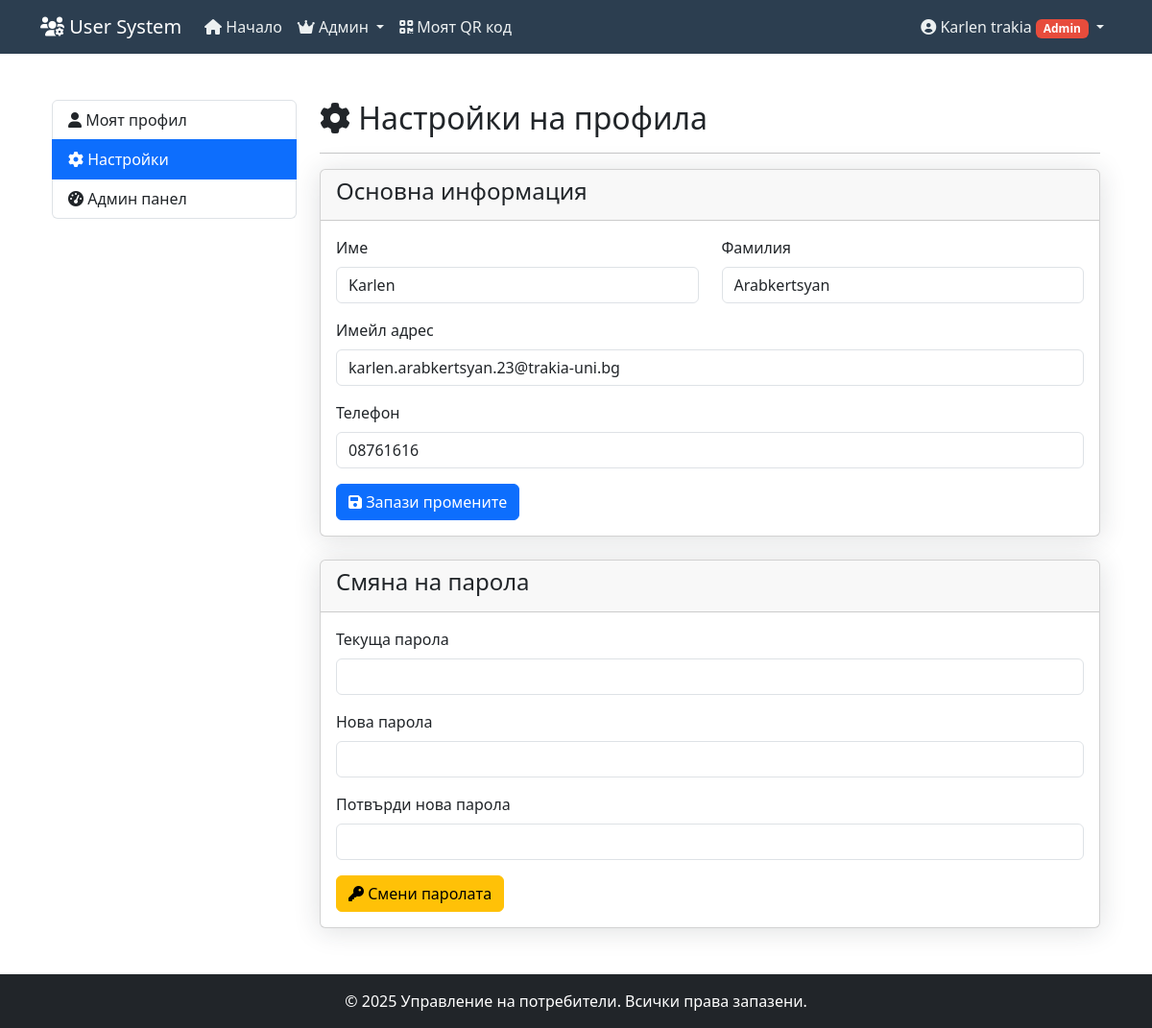
The app's page /admin/settings.php (signed in) with its own data.
### tables this page shows
CREATE TABLE IF NOT EXISTS `users` (
  `id` int NOT NULL AUTO_INCREMENT,
  `user` varchar(50) NOT NULL,
  `password` varchar(255) NOT NULL,
  `email` varchar(100) NOT NULL,
  `first_name` varchar(50) NOT NULL,
  `last_name` varchar(50) NOT NULL,
  `phone` varchar(20) DEFAULT NULL,
  `role` enum('user','admin') DEFAULT 'user',
  `created_at` timestamp NULL DEFAULT CURRENT_TIMESTAMP,
  `updated_at` timestamp NULL DEFAULT CURRENT_TIMESTAMP ON UPDATE CURRENT_TIMESTAMP,
  `birth_date` int NOT NULL,
  PRIMARY KEY (`id`),
  UNIQUE KEY `username` (`user`),
  UNIQUE KEY `email` (`email`)
);

### includes/auth.php (called while the page is built, shortened)
<?php
function isLoggedIn() {
    return !empty($_SESSION['logged_in']);
}
function isAdmin() {
    return isLoggedIn() && $_SESSION['user_role'] === 'admin';
}
?>

### admin/settings.php (the view, shortened to what this page needs)
<?php
require_once __DIR__ . '/../includes/auth.php';
require_once __DIR__ . '/../includes/db.php';
$user_id = $_SESSION['user_id'];
$stmt = $conn->prepare("SELECT * FROM users WHERE id = ?");
$stmt->bind_param("i", $user_id);
$stmt->execute();
$user = $stmt->get_result()->fetch_assoc();
require_once __DIR__ . '/../includes/header.php';
?>
<div class="container mt-5">
    <div class="row">
        <div class="col-md-3">
            <div class="list-group">
                <a href="/Trakia/profile.php" class="list-group-item list-group-item-action">
                    <i class="fas fa-user"></i> Моят профил
                </a>
                <a href="settings.php" class="list-group-item list-group-item-action active">
                    <i class="fas fa-cog"></i> Настройки
                </a>
                <?php if (isAdmin()): ?>
                <a href="dashboard.php" class="list-group-item list-group-item-action">
                    <i class="fas fa-tachometer-alt"></i> Админ панел
                </a>
                <?php endif; ?>
            </div>
        </div>
        <div class="col-md-9">
            <h2><i class="fas fa-cog"></i> Настройки на профила</h2>
            <hr>
            <div class="card mb-4">
                <div class="card-header">
                    <h4>Основна информация</h4>
                </div>
                <div class="card-body">
                    <form method="POST">
                        <div class="row mb-3">
                            <div class="col-md-6">
                                <label for="first_name" class="form-label">Име</label>
                                <input type="text" class="form-control" id="first_name" name="first_name"
                                       value="<?= htmlspecialchars($user['first_name'] ?? '') ?>" required>
                            </div>
                            <div class="col-md-6">
                                <label for="last_name" class="form-label">Фамилия</label>
                                <input type="text" class="form-control" id="last_name" name="last_name"
                                       value="<?= htmlspecialchars($user['last_name'] ?? '') ?>" required>
                            </div>
                        </div>
                        <div class="mb-3">
                            <label for="email" class="form-label">Имейл адрес</label>
                            <input type="email" class="form-control" id="email" name="email"
                                   value="<?= htmlspecialchars($user['email'] ?? '') ?>" required>
                        </div>
                        <div class="mb-3">
                            <label for="phone" class="form-label">Телефон</label>
                            <input type="tel" class="form-control" id="phone" name="phone"
                                   value="<?= htmlspecialchars($user['phone'] ?? '') ?>">
                        </div>
                        <button type="submit" name="update_profile" class="btn btn-primary">
                            <i class="fas fa-save"></i> Запази промените
                        </button>
                    </form>
                </div>
            </div>
            <div class="card">
                <div class="card-header">
                    <h4>Смяна на парола</h4>
                </div>
                <div class="card-body">
                    <form method="POST">
                        <div class="mb-3">
                            <label for="current_password" class="form-label">Текуща парола</label>
                            <input type="password" class="form-control" id="current_password" name="current_password" required>
                        </div>
                        <div class="mb-3">
                            <label for="new_password" class="form-label">Нова парола</label>
                            <input type="password" class="form-control" id="new_password" name="new_password" required>
                        </div>
                        <div class="mb-3">
                            <label for="confirm_password" class="form-label">Потвърди нова парола</label>
                            <input type="password" class="form-control" id="confirm_password" name="confirm_password" required>
                        </div>
                        <button type="submit" name="change_password" class="btn btn-warning">
                            <i class="fas fa-key"></i> Смени паролата
                        </button>
                    </form>
                </div>
            </div>
        </div>
    </div>
</div>
<?php require_once __DIR__ . '/../includes/footer.php'; ?>

### includes/header.php (style rules this page uses)
.list-group-item.active { background-color: #2c3e50; border-color: #2c3e50; }
.card { box-shadow: 0 0.15rem 1.75rem 0 rgba(33, 40, 50, 0.15); }
.card-header { font-weight: 500; }
.card-header:first-child { border-radius: 0.35rem 0.35rem 0 0; }

### records on screen
users: first_name "Karlen", last_name "Arabkertsyan", email "karlen.arabkertsyan.23@trakia-uni.bg", phone "08761616"

### other values on screen
$_SESSION['username'] "Karlen trakia"
